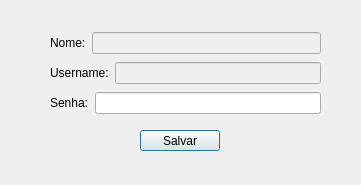
<?xml version="1.0" encoding="UTF-8"?>
<ui version="4.0">
 <class>edit_adm</class>
 <widget class="QDialog" name="edit_adm">
  <property name="geometry">
   <rect>
    <x>0</x>
    <y>0</y>
    <width>361</width>
    <height>185</height>
   </rect>
  </property>
  <property name="windowTitle">
   <string>Dialog</string>
  </property>
  <widget class="QPushButton" name="btn_salvar">
   <property name="geometry">
    <rect>
     <x>140</x>
     <y>130</y>
     <width>80</width>
     <height>21</height>
    </rect>
   </property>
   <property name="text">
    <string>Salvar</string>
   </property>
  </widget>
  <widget class="QWidget" name="layoutWidget">
   <property name="geometry">
    <rect>
     <x>50</x>
     <y>30</y>
     <width>271</width>
     <height>86</height>
    </rect>
   </property>
   <layout class="QVBoxLayout" name="verticalLayout">
    <item>
     <layout class="QHBoxLayout" name="horizontalLayout">
      <item>
       <widget class="QLabel" name="label">
        <property name="text">
         <string>Nome:</string>
        </property>
       </widget>
      </item>
      <item>
       <widget class="QLineEdit" name="txt_nome">
        <property name="enabled">
         <bool>false</bool>
        </property>
        <property name="readOnly">
         <bool>false</bool>
        </property>
       </widget>
      </item>
     </layout>
    </item>
    <item>
     <layout class="QHBoxLayout" name="horizontalLayout_2">
      <item>
       <widget class="QLabel" name="label_2">
        <property name="text">
         <string>Username:</string>
        </property>
       </widget>
      </item>
      <item>
       <widget class="QLineEdit" name="txt_user">
        <property name="enabled">
         <bool>false</bool>
        </property>
       </widget>
      </item>
     </layout>
    </item>
    <item>
     <layout class="QHBoxLayout" name="horizontalLayout_3">
      <item>
       <widget class="QLabel" name="label_3">
        <property name="text">
         <string>Senha:</string>
        </property>
       </widget>
      </item>
      <item>
       <widget class="QLineEdit" name="txt_senha"/>
      </item>
     </layout>
    </item>
   </layout>
  </widget>
 </widget>
 <resources/>
 <connections/>
</ui>
